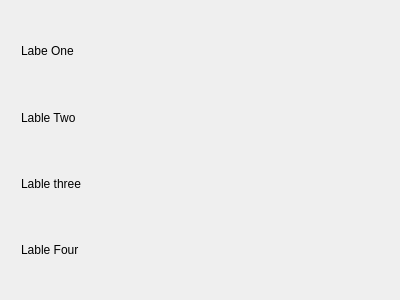
<?xml version="1.0" encoding="UTF-8"?>
<ui version="4.0">
 <class>MainWindow</class>
 <widget class="QMainWindow" name="MainWindow">
  <property name="geometry">
   <rect>
    <x>0</x>
    <y>0</y>
    <width>400</width>
    <height>300</height>
   </rect>
  </property>
  <property name="windowTitle">
   <string>MainWindow</string>
  </property>
  <widget class="QWidget" name="centralWidget">
   <widget class="QWidget" name="verticalLayoutWidget">
    <property name="geometry">
     <rect>
      <x>10</x>
      <y>10</y>
      <width>381</width>
      <height>281</height>
     </rect>
    </property>
    <layout class="QVBoxLayout" name="verticalLayout">
     <item>
      <widget class="QLabel" name="label">
       <property name="text">
        <string>Labe One</string>
       </property>
      </widget>
     </item>
     <item>
      <widget class="QLabel" name="label_2">
       <property name="text">
        <string>Lable Two</string>
       </property>
      </widget>
     </item>
     <item>
      <widget class="QLabel" name="label_3">
       <property name="text">
        <string>Lable three</string>
       </property>
      </widget>
     </item>
     <item>
      <widget class="QLabel" name="label_4">
       <property name="text">
        <string>Lable Four</string>
       </property>
      </widget>
     </item>
    </layout>
   </widget>
  </widget>
 </widget>
 <layoutdefault spacing="6" margin="11"/>
 <resources/>
 <connections/>
</ui>
